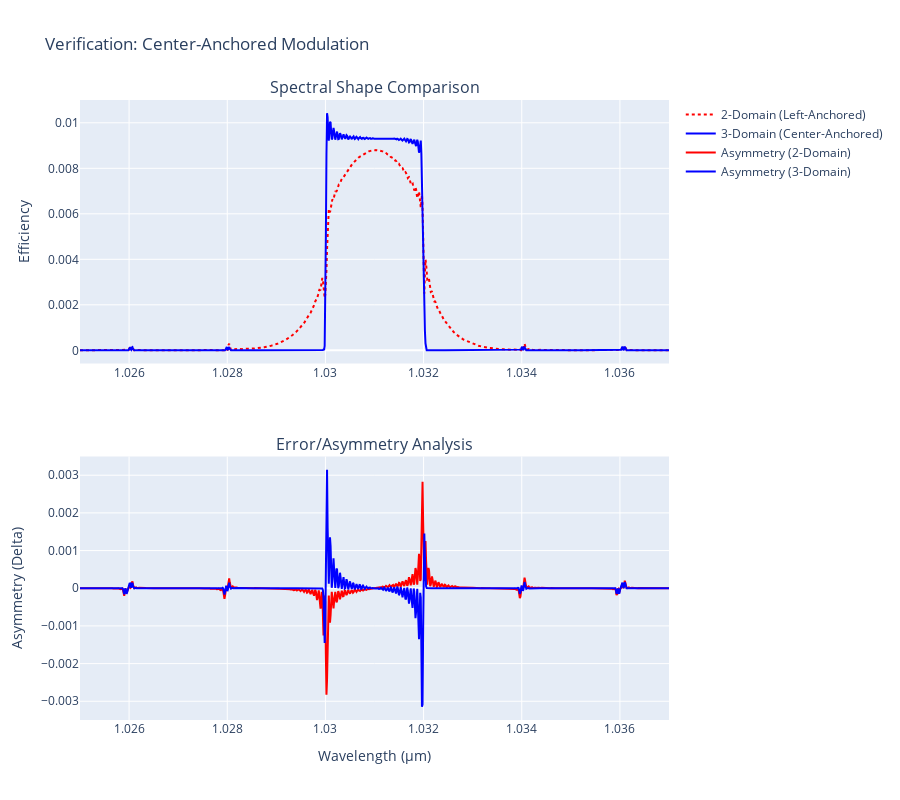

The cell this chart's notebook holds for it:
### Code cell
import jax
import jax.numpy as jnp
from plotly import graph_objects as go
from plotly.subplots import make_subplots

from qpm import cwes, mgoslt

# Enable x64
jax.config.update("jax_enable_x64", val=True)

# --- 1. Common Simulation Parameters ---
NORO_CRR_FACTOR = 1.07 / 2.84 * 100
design_temp = 70.0
kappa_mag = 1.31e-5 / (2 / jnp.pi)
wl_start = 1.025
wl_end = 1.037
wls = jnp.linspace(wl_start, wl_end, 1000)

# Calculate phase mismatch
dks = mgoslt.calc_twm_delta_k(wls, wls, design_temp)
b_initial = jnp.array(1.0 + 0.0j)
batch_simulate = jax.jit(jax.vmap(cwes.simulate_shg_npda, in_axes=(None, None, 0, None)))

# --- 2. Target Profile Generation (Common) ---
# Using the same target as provided in the snippet
num_periods = 10000  # Adjusted for period-based logic
design_wl = 1.031
shg_width = jnp.pi / mgoslt.calc_twm_delta_k(design_wl, design_wl, design_temp)
Lp = 2 * shg_width  # The full period Lambda
L_total = num_periods * Lp

z_period_centers = (jnp.arange(num_periods) + 0.5) * Lp
z_center = L_total / 2.0
z_n = z_period_centers - z_center

# Target: Sinc * Gaussian
apodization_scale_factor = 30.0
sigma = (L_total / 2.0) * 0.5
sinc_arg = z_n * apodization_scale_factor / (L_total / 2.0)
target_profile = jnp.sinc(sinc_arg) * jnp.exp(-(z_n**2) / (2 * sigma**2))

# Normalize
max_val = jnp.max(jnp.abs(target_profile))
norm_profile = target_profile / max_val

# Extract D and Sign
mag_profile = jnp.abs(norm_profile)
sign_profile = jnp.sign(norm_profile)
D_n = jnp.arcsin(mag_profile) / jnp.pi

# --- 3. Geometry Construction ---

# A. Left-Anchored (2-Domain) - The "Control"
# ---------------------------------------------
w_left_1 = D_n * Lp
w_left_2 = (1 - D_n) * Lp

# Interleave [w1, w2, w1, w2...]
widths_2d = jnp.column_stack((w_left_1, w_left_2)).ravel()

# Kappas: (+, -) pattern multiplied by profile sign
# If sign is +, period is (+, -). If sign is -, period is (-, +).
base_signs_2d = jnp.tile(jnp.array([1.0, -1.0]), num_periods)
# Repeat profile sign for both domains in a period
period_signs_repeated = jnp.repeat(sign_profile, 2)
kappas_2d = kappa_mag * base_signs_2d * period_signs_repeated

# B. Center-Anchored (3-Domain) - The "Proposal"
# ----------------------------------------------
# Structure: [Gap_Left, Pulse, Gap_Right]
# Gap_Left  = (1 - D) * Lp / 2
# Pulse     = D * Lp
# Gap_Right = (1 - D) * Lp / 2

gap_widths = (1 - D_n) * Lp / 2.0
pulse_widths = D_n * Lp

# Interleave [gap, pulse, gap, gap, pulse, gap...]
widths_3d = jnp.column_stack((gap_widths, pulse_widths, gap_widths)).ravel()

# Kappas: (-, +, -) pattern multiplied by profile sign
# Note: To match the standard QPM global phase, we use [-1, 1, -1]
# so the 'Pulse' is the +k domain.
base_signs_3d = jnp.tile(jnp.array([-1.0, 1.0, -1.0]), num_periods)
period_signs_repeated_3d = jnp.repeat(sign_profile, 3)
kappas_3d = kappa_mag * base_signs_3d * period_signs_repeated_3d


# --- 4. Execution ---
print("Simulating Left-Anchored (2-Domain)...")
amps_2d = batch_simulate(widths_2d, kappas_2d, dks, b_initial)
effs_2d = jnp.abs(amps_2d) ** 2 * NORO_CRR_FACTOR

print("Simulating Center-Anchored (3-Domain)...")
amps_3d = batch_simulate(widths_3d, kappas_3d, dks, b_initial)
effs_3d = jnp.abs(amps_3d) ** 2 * NORO_CRR_FACTOR

# --- 5. Visualization & Analysis ---
fig = make_subplots(rows=2, cols=1, subplot_titles=("Spectral Shape Comparison", "Error/Asymmetry Analysis"), vertical_spacing=0.15)

# Plot 1: Spectra
fig.add_trace(
    go.Scatter(x=wls, y=effs_2d, mode="lines", name="2-Domain (Left-Anchored)", line={"color": "red", "width": 2, "dash": "dot"}), row=1, col=1
)
fig.add_trace(go.Scatter(x=wls, y=effs_3d, mode="lines", name="3-Domain (Center-Anchored)", line={"color": "blue", "width": 2}), row=1, col=1)  # noqa: Q000

# Plot 2: Asymmetry Check (Difference from flipped version)
# We flip the spectrum around the center wavelength index to check symmetry
mid_idx = len(wls) // 2
# Simple heuristic: visual asymmetry
fig.add_trace(go.Scatter(x=wls, y=effs_2d - jnp.flip(effs_2d), mode="lines", name="Asymmetry (2-Domain)", line={"color": "red"}), row=2, col=1)
fig.add_trace(go.Scatter(x=wls, y=effs_3d - jnp.flip(effs_3d), mode="lines", name="Asymmetry (3-Domain)", line={"color": "blue"}), row=2, col=1)

fig.update_layout(height=800, width=900, title_text="Verification: Center-Anchored Modulation")
fig.update_xaxes(title_text="Wavelength (µm)", row=2, col=1)
fig.update_yaxes(title_text="Efficiency", row=1, col=1)
fig.update_yaxes(title_text="Asymmetry (Delta)", row=2, col=1)

fig.show()

### Figure 1 — Plotly figure (JSON) as saved in the notebook; plotly's stock layout.template omitted (floating-point values rounded to 4 significant figures; data arrays with more than 128 entries replaced by an {"elided": "..."} marker saying what was removed)
{"data": [{"line": {"color": "red", "dash": "dot", "width": 2}, "mode": "lines", "name": "2-Domain (Left-Anchored)", "type": "scatter", "x": {"elided": "1000 float values"}, "xaxis": "x", "y": {"elided": "1000 float values"}, "yaxis": "y"}, {"line": {"color": "blue", "width": 2}, "mode": "lines", "name": "3-Domain (Center-Anchored)", "type": "scatter", "x": {"elided": "1000 float values"}, "xaxis": "x", "y": {"elided": "1000 float values"}, "yaxis": "y"}, {"line": {"color": "red"}, "mode": "lines", "name": "Asymmetry (2-Domain)", "type": "scatter", "x": {"elided": "1000 float values"}, "xaxis": "x2", "y": {"elided": "1000 float values"}, "yaxis": "y2"}, {"line": {"color": "blue"}, "mode": "lines", "name": "Asymmetry (3-Domain)", "type": "scatter", "x": {"elided": "1000 float values"}, "xaxis": "x2", "y": {"elided": "1000 float values"}, "yaxis": "y2"}], "layout": {"annotations": [{"font": {"size": 16}, "showarrow": false, "text": "Spectral Shape Comparison", "x": 0.5, "xanchor": "center", "xref": "paper", "y": 1, "yanchor": "bottom", "yref": "paper"}, {"font": {"size": 16}, "showarrow": false, "text": "Error/Asymmetry Analysis", "x": 0.5, "xanchor": "center", "xref": "paper", "y": 0.425, "yanchor": "bottom", "yref": "paper"}], "height": 800, "title": {"text": "Verification: Center-Anchored Modulation"}, "width": 900, "xaxis": {"anchor": "y", "domain": [0, 1]}, "xaxis2": {"anchor": "y2", "domain": [0, 1], "title": {"text": "Wavelength (µm)"}}, "yaxis": {"anchor": "x", "domain": [0.575, 1], "title": {"text": "Efficiency"}}, "yaxis2": {"anchor": "x2", "domain": [0, 0.425], "title": {"text": "Asymmetry (Delta)"}}}}
